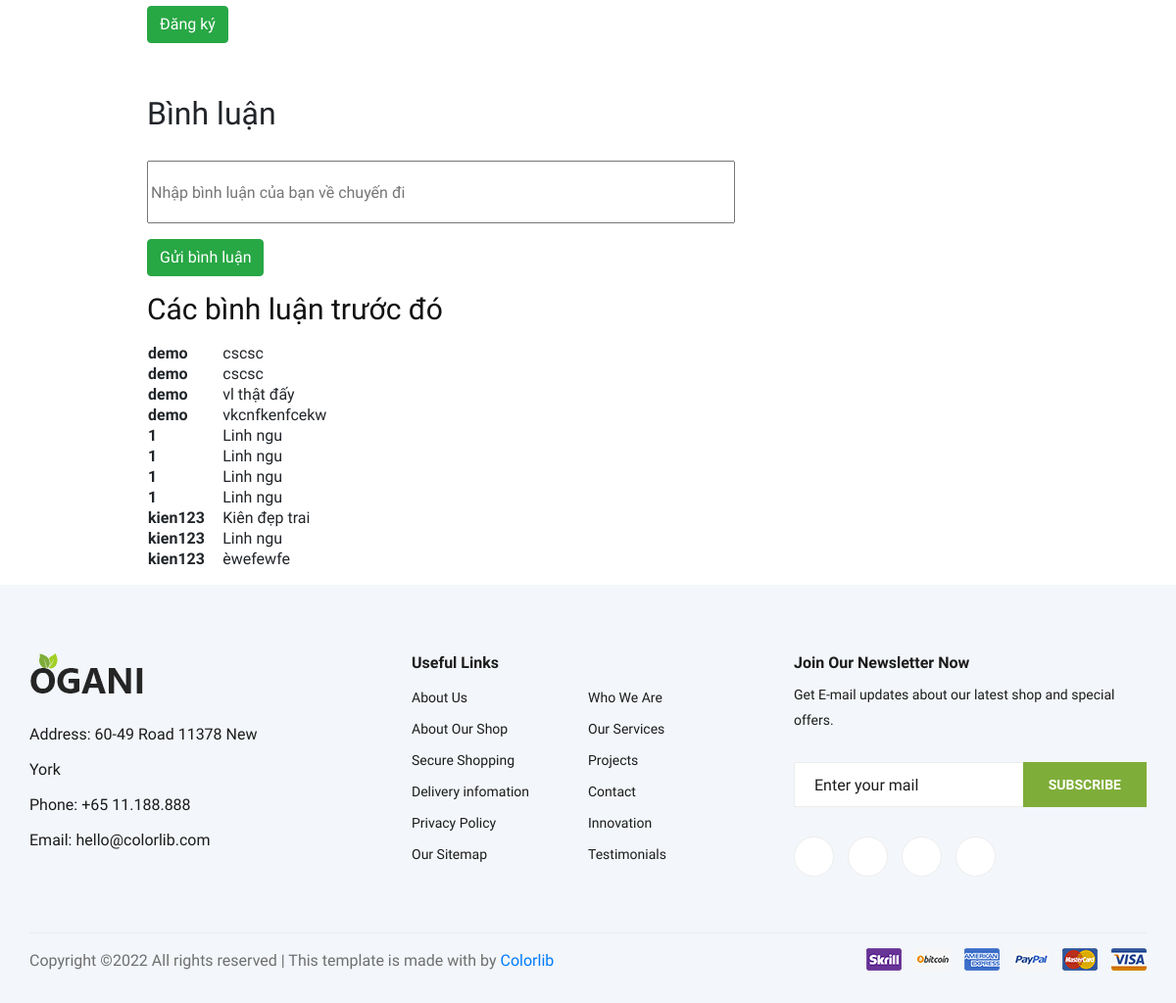
Page /Tourism_Web/Tourism_Web/index.php/user_controller/tour_detail/3 (lower part) on the earlier database version.
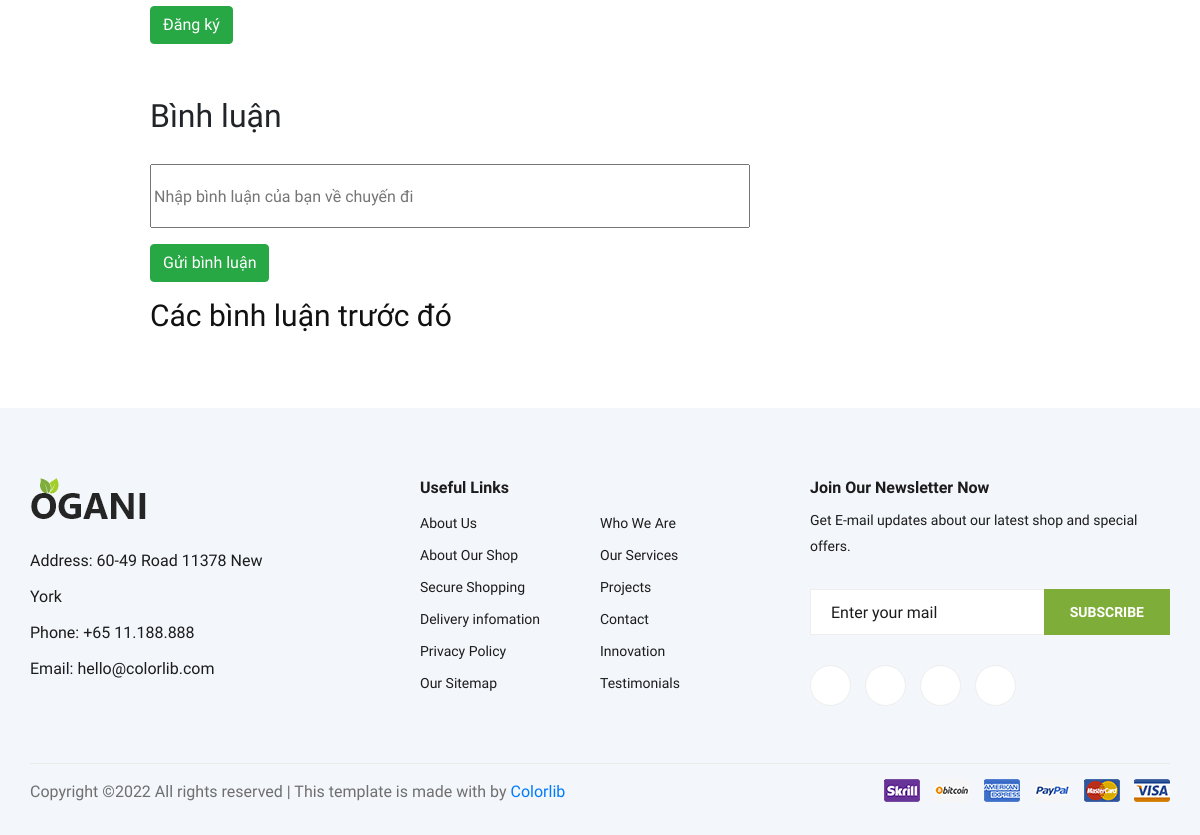
Same page on the later database version.
### tables this page shows
CREATE TABLE `tour` (
  `tour_id` int(11) NOT NULL,
  `tour_name` varchar(50) DEFAULT NULL,
  `tour_route` varchar(100) DEFAULT NULL,
  `tour_price` int(11) DEFAULT NULL,
  `tour_detail` varchar(500) DEFAULT NULL,
  `tour_length` varchar(10) DEFAULT NULL,
  `tour_type` varchar(20) DEFAULT NULL,
  `tour_startday` varchar(20) DEFAULT NULL,
  `tour_image` char(200) DEFAULT NULL,
  `tour_display` int(1) NOT NULL,
  `tour_rate` float NOT NULL
);

CREATE TABLE `tour_rating` (
  `user_id` int(11) DEFAULT NULL,
  `tour_id` int(11) DEFAULT NULL,
  `rating` double DEFAULT NULL,
  `feedback` varchar(200) DEFAULT NULL
);

### Tourism_Web/Tourism_Web/application/controllers/user_controller.php (called while the page is built, shortened)
<?php
class User_controller extends CI_Controller{
	public function tour_detail($tour_id){
		$this->load->model('user_model');
		$detail = $this->user_model->tour_detail($tour_id);
		$data['tour_detail'] = $detail;
		$this->load->view('tour_detail', $data);
		$tour_comment = $this->user_model->return_comment($tour_id);
		$data['cmt']=$tour_comment;
		$this->load->view('tour_comment', $data);
	}
}
?>

### Tourism_Web/Tourism_Web/index.php (called while the page is built, shortened)
<?php
require_once BASEPATH.'core/CodeIgniter.php';

### Tourism_Web/Tourism_Web/application/models/user_model.php (called while the page is built, shortened)
<?php
class User_model extends CI_Model{
	public function tour_detail($tour_id){
		$query = $this->db->query('select * from tour where tour_id = '.$tour_id);
		return $query->result();
	}
	public function return_comment($tour_id){
		$query = $this->db->query('select * from tour_rating where tour_id ='.$tour_id);
		return $query->result();
	}
}
?>

### Tourism_Web/Tourism_Web/application/views/tour_comment.php (the view, shortened to what this page needs)
<div>
	<table style="margin-left: 12.5%;margin-top: 1rem;margin-bottom: 1rem">
	<?php
	foreach($cmt as $item){
		echo'
			<tr>
				<th>'.$item->username.'</th>
				<td>&ensp;&ensp;'.$item->comment.'</td>
			</tr>
		';
	}
	?>
	</table>
</div>
<?php include_once('footer.php'); ?>

### Tourism_Web/Tourism_Web/application/views/tour_detail.php (shortened to what this page needs)
<?php include_once('header.php');?>
<body>
    <?php foreach($tour_detail as $item){ ?>
    <div>
        <a href="../tour_register/<?php echo $item->tour_id;?>"><button class="btn btn-success" style="margin-left: 12.5%;margin-top: 1rem">
            Đăng ký
        </button></a>
    </div>
    <form action="../../user_controller/add_tour_comment" method="post">
        <label style="margin-left: 12.5%;margin-top: 3rem;font-size: 2rem;">Bình luận</label><br>
        <input style="margin-left: 12.5%;margin-top: 1rem;width: 50%;height: 4rem;" type="form_textarea" name="comment" placeholder="Nhập bình luận của bạn về chuyến đi"><br>
        <input style="margin-left: 12.5%;margin-top: 1rem" type="submit" name="" value="Gửi bình luận" class="btn btn-success">
    </form>
    <h3 style="margin-left: 12.5%;margin-top: 1rem">Các bình luận trước đó</h3>
        <?php }
       ?>
</body>
</html>

Differences in the rows shown:
removed tour_rating: username "demo", comment "cscsc"
removed tour_rating: username "demo", comment "cscsc"
removed tour_rating: username "demo", comment "vl thật đấy"
removed tour_rating: username "demo", comment "vkcnfkenfcekw"
removed tour_rating: username "1", comment "Linh ngu"
removed tour_rating: username "1", comment "Linh ngu"
removed tour_rating: username "1", comment "Linh ngu"
removed tour_rating: username "1", comment "Linh ngu"
removed tour_rating: username "kien123", comment "Kiên đẹp trai"
removed tour_rating: username "kien123", comment "Linh ngu"
removed tour_rating: username "kien123", comment "èwefewfe"
